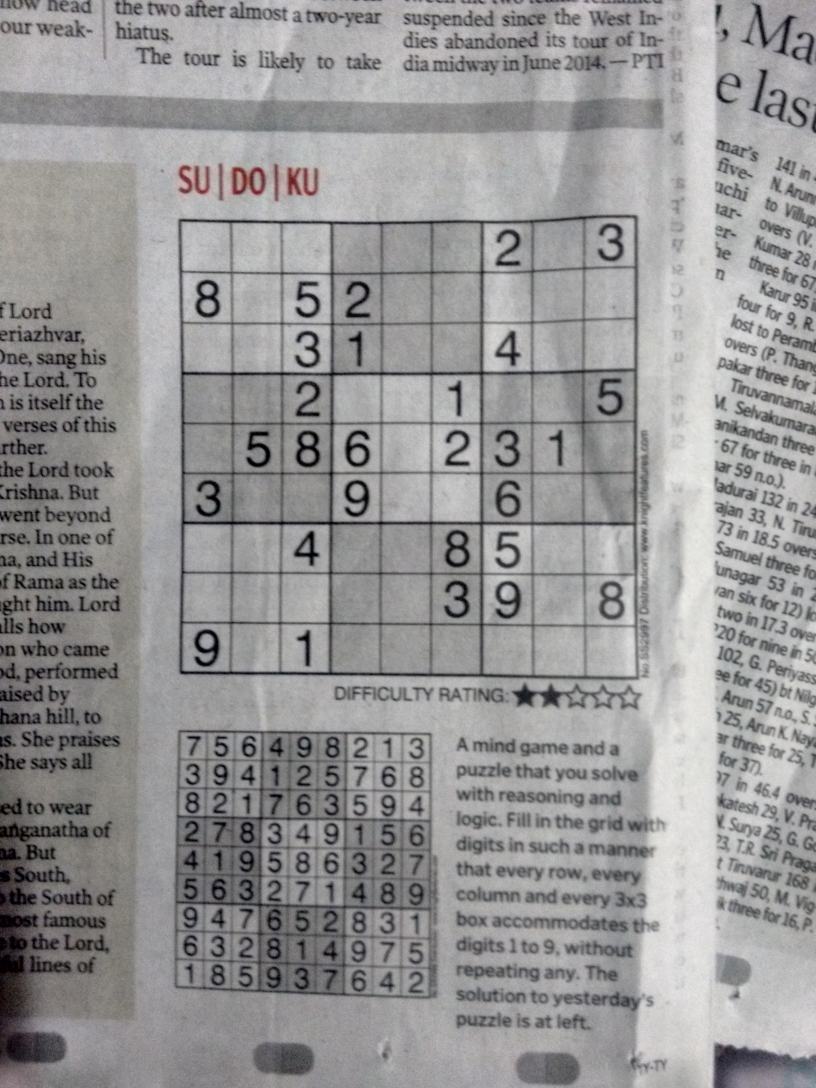
#> input picture data/test_pic/test1.jpg, 2448 x 3264 px (shown at 1/3 size)
$ python test.py   (Python 2 division)   (older library calls are emulated)
#> lines starting #> are read from the running program, lines starting #| are printed output that depends on the picture; after the words box and inside, x2 and y2 are one past the last pixel; in counts of white or black regions, pixels touching at a corner belong together
### source/sudokuExtractor.py
""" import module """
import cv2
import numpy as np

from tools import Tools
from cells import Cells


class Extractor(object):
    """ manipulate the image and extract the sudoku region """

    def __init__(self, path):
        self.tools = Tools()
        self.image = self.loadImage(path)
#> in loadImage, color_img is the input picture: shape (3264, 2448, 3); mean B, G, R 150, 149.7, 150.5
        self.preprocess()
        sudoku_image = self.cropSudoku()
        sudoku_image = self.strengthen(sudoku_image)
        self.cells = Cells(sudoku_image).cells


    def loadImage(self, path):
        """ load the Image"""
        color_img = cv2.imread(path)
        if color_img is None:
            raise IOError('Image not loaded')
        print 'Image Loaded.'
        return color_img


    def preprocess(self):
        """ image preprocessing"""
        print 'preprocessing...'
        self.image = cv2.cvtColor(self.image, cv2.COLOR_BGR2GRAY)
        self.image = self.tools.thresholdify(self.image)
#> in thresholdify, `img = cv2.adaptiveThreshold(img.astype(np.uint8), 255, cv2.ADAPTIVE_TH..`:
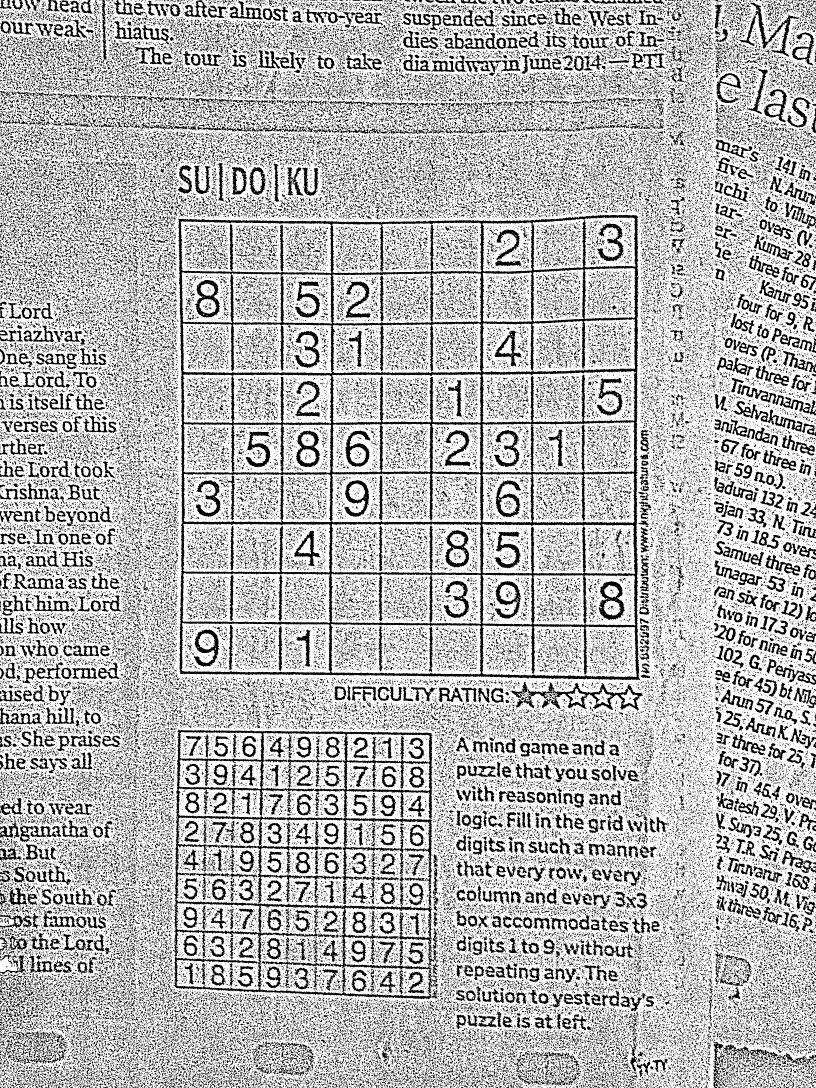
#> img: shape (3264, 2448) (shown at 1/3 size); 72.5% white; 119219 black regions (100394 under 20 px), largest, box (x1, y1, x2, y2) and area: (533, 644, 1920, 2041) 171451, (519, 2188, 1314, 2998) 68027, (1533, 2046, 1929, 2134) 8683
        kernel = cv2.getStructuringElement(cv2.MORPH_ELLIPSE, (2, 2))
        self.image = cv2.morphologyEx(self.image, cv2.MORPH_CLOSE, kernel)
        self.tools.show(self.image, 'After preprocessing.')
        print 'done'


    def cropSudoku(self):
        """ crop out the region of sudoku base on the largest contour"""
        print 'cropping out the sudoku...'
        contour = self.tools.largestContour(self.image.copy())
        sudoku_img = self.tools.cut_out_sudoku_puzzle(self.image.copy(), contour)
        self.tools.show(sudoku_img, 'Crop out.')
        print 'done.'
        return sudoku_img


    def strengthen(self, sudoku_img):
        """ use warp prespective to smooth the image"""
        print 'Strengthen the image...'
        largest = self.tools.largest4sideContour(sudoku_img.copy())
        approx = self.tools.approx(largest)
        corners = self.tools.get_rectangle_corners(approx)
        sudoku_img = self.tools.warp_perspective(corners, sudoku_img)
        self.tools.show(sudoku_img, 'Strengthen sudoku grid.')
        print 'done.'
        return sudoku_img


### source/tools.py
import cv2
import numpy as np


class Tools(object):
    """ Imaging manipulation tools """
    def show(self, img, windowName = 'Image'):
        resolution = [1280.0, 720.0]
        scale_width = resolution[0]/img.shape[1]
        scale_height = resolution[1]/img.shape[0]
        scale = min(scale_width, scale_height)
        window_width = int(img.shape[1]*scale)
        window_height = int(img.shape[0]*scale)

        cv2.namedWindow(windowName, cv2.WINDOW_NORMAL)
        cv2.resizeWindow(windowName, window_width, window_height)

        cv2.imshow(windowName, img)
        cv2.waitKey(0)
        cv2.destroyAllWindows()


    def isCV2(self):
        return cv2.__version__.startswith('2.')


    def thresholdify(self, img):
        img = cv2.adaptiveThreshold(img.astype(np.uint8), 255, cv2.ADAPTIVE_THRESH_MEAN_C,
                                    cv2.THRESH_BINARY, 11, 3)
        return 255 - img


    # [4 lines left out: function Canny, not called in this run]


    def dilate(self,img, kernel):
        cv2.dilate(img, kernel)
        return img


    def largestContour(self, img):
        if self.isCV2():
            contours, h = cv2.findContours(
                img, cv2.RETR_TREE, cv2.CHAIN_APPROX_SIMPLE)
        else:
            _, contours, h = cv2.findContours(
                img, cv2.RETR_TREE, cv2.CHAIN_APPROX_SIMPLE)
        return max(contours, key = cv2.contourArea)


    def largest4sideContour(self, img):
        if self.isCV2():
            contours, h = cv2.findContours(
                img, cv2.RETR_TREE, cv2.CHAIN_APPROX_SIMPLE)
        else:
            _, contours, h = cv2.findContours(
                img, cv2.RETR_TREE, cv2.CHAIN_APPROX_SIMPLE)

        contours = sorted(contours, key = cv2.contourArea, reverse = True)
        for cnt in contours[:min(5, len(contours))]:
            im = img.copy()
            cv2.drawContours(im, cnt, -1, (255, 255, 255), 5)
            self.show(im, 'contour')

            if len(self.approx(cnt)) == 4:
                return cnt
        return None


    def make_it_square(self, img, length = 306):
        return cv2.resize(img, (length, length))


    def area(self, img):
        return float(img.shape[0]*img.shape[1])


    def cut_out_sudoku_puzzle(self, img, contour):
        x, y, w, h = cv2.boundingRect(contour)
        img = img[y:y+h, x:x+w]
        return self.make_it_square(img, min(img.shape))


    # [5 lines left out: function binarized, not called in this run]


    def approx(self, cnt):
        peri = cv2.arcLength(cnt, True)
        app = cv2.approxPolyDP(cnt, 0.01*peri, True)
        return app


    def get_rectangle_corners(self, cnt):
        pts = cnt.reshape(4,2)
        rect = np.zeros((4,2), dtype = "float32")

        # the top-left point has the smallest sum whereas
        # bottom-right point has the largest sum
        s = pts.sum(axis = 1)
        rect[0] = pts[np.argmin(s)]
        rect[2] = pts[np.argmax(s)]

        # the top-right points has the minimum difference whereaas
        # the bottom-left points has the maximum difference
        dif = np.diff(pts, axis = 1)
        rect[1] = pts[np.argmin(dif)]
        rect[3] = pts[np.argmax(dif)]

        return rect


    def warp_perspective(self, rect, grid):
        (tl, tr, br, bl) = rect
        widthA = np.sqrt((br[0]-bl[0])**2 + (br[1]-bl[1])**2)
        widthB = np.sqrt((tr[0] - tl[0])**2 + (tr[1] - tl[1])**2)

        heightA = np.sqrt((tl[0] - bl[0])**2 + (tl[1] - bl[1])**2)
        heightB = np.sqrt((tr[0] - br[0])**2 + (tr[1] - br[1])**2)

        maxWidth = max(int(widthA), int(widthB))
        maxHeight = max(int(heightA), int(heightB))

        dst = np.array([[0,0],
         [maxWidth -1, 0],
         [maxWidth - 1, maxHeight - 1],
         [0, maxHeight - 1]],dtype = "float32")

        # calculate the perspective transform matrix and warp the perspective to grab the screen
        M = cv2.getPerspectiveTransform(rect, dst)
        warp = cv2.warpPerspective(grid, M, (maxWidth, maxHeight))
        return self.make_it_square(warp)


    def getTopLine(self, img):
        for i, row in enumerate(img):
            if np.any(row):
                return i
        return None


    def getBottomLine(self, img):
        for i in xrange(img.shape[0]-1, -1, -1):
            if np.any(img[i]):
                return i
        return None


    def getLeftLine(self, img):
        for i in xrange(img.shape[1]):
            if np.any(img[:, i]):
                return i
        return None


    def getRightLine(self, img):
        for i in xrange(img.shape[1]-1, -1, -1):
            if np.any(img[:, i]):
                return i
        return None


    def rowShift(self, img, start, end, length):
        shifted = np.zeros(img.shape)
        if start + length < 0:
            length = -start
        elif end + length > img.shape[0]:
            length = img.shape[0] - 1 - end

        for row in xrange(start, end, 1):
            shifted[row + length] = img[row]
        return shifted


    def colShift(self, img, start,end, length):
        shifted = np.zeros(img.shape)
        if start + length < 0:
            length = -start
        elif end + length > img.shape[0]:
            length = img.shape[0] - 1 - end

        for col in xrange(start, end, 1):
            shifted[:, col+length] = img[:, col]
        return shifted

### source/cells.py
"""import modules"""
import cv2
import numpy as np

from tools import Tools
from digits import Digits


class Cells(object):
    "Extract the individual cells from the sudoku imaging"

    def __init__(self, image):
        print "Extracting cells...."
        self.tools = Tools()
        self.cells = self.extract_cells(image)
        print "done."

    def extract_cells(self, image):
        """extract the cells one by one from the image
        return the list of the cells"""
        cells = []
        width, height = image.shape
        cell_size = width / 9
        i, j = 0, 0
        for r in range(0, width, cell_size):
            row = []
            j = 0
            for c in range(0, height, cell_size):
                cell = image[r:r + cell_size, c:c + cell_size]
                cell = self.tools.make_it_square(cell, 28)
               # self.tools.show(cell, 'Before clean')
                cell = self.clean(cell)
                digit = Digits(cell).digits
                #self.tools.show(cell, 'After clean')
                digit = self.center_digit(digit)
                #self.tools.show(digit, 'After centering')
                row.append(digit // 255)
                j += 1
            cells.append(row)
            i += 1
        return cells

    def clean(self, cell):
        """ morphology transfer the cells again
        try to clean more the noise points"""
        contour = self.tools.largestContour(cell.copy())
        x, y, w, h = cv2.boundingRect(contour)
        cell = self.tools.make_it_square(cell[x:x+w, y:y+h], 28)
        kernel = cv2.getStructuringElement(cv2.MORPH_ELLIPSE, (2, 2))
        cell = cv2.morphologyEx(cell, cv2.MORPH_CLOSE, kernel)
        cell = 255*(cell/130)
        return cell


    def center_digit(self, digit):
        """center digit"""
        digit = self.centerX(digit)
        digit = self.centerY(digit)
        return digit


    def centerY(self, digit):
        """ center  the Y direction"""
        top_line = self.tools.getTopLine(digit)
        bot_line = self.tools.getBottomLine(digit)
        if top_line is None or bot_line is None:
            return digit
        center_line = (top_line + bot_line) >> 1
        image_center = digit.shape[0] >> 1
        digit = self.tools.rowShift(digit, start = top_line, end = bot_line,
        length = image_center - center_line)
        return digit


    def centerX(self, digit):
        """ center the X direction"""
        left_line = self.tools.getLeftLine(digit)
        right_line = self.tools.getRightLine(digit)
        if left_line is None or right_line is None:
            return digit
        center_line = (left_line + right_line) >> 1
        image_center = digit.shape[1] >> 1
        digit = self.tools.colShift(digit, start = left_line, end = right_line,
        length = image_center - center_line)
        return digit

### source/digits.py
""" import modules"""
import Queue
import numpy as np


class Digits(object):
    """ Extract the digits from a cell image.
    implements the classic 'Largest connected components' """

    def __init__(self, image):
        self.graph = image.copy()
        self.wid, self.hei = self.graph.shape
        self.visited = [[False for _ in xrange(
            self.hei)] for _ in xrange(self.wid)]
        self.digits = [[None for _ in xrange(
            self.hei)] for _ in xrange(self.wid)]
        self.build_digits()

    def build_digits(self):
        """ search in the 1/4 to 3/4 region of the image
        find the connected components by bfs.
        find the largets componnents"""

        component_id = 0
        hei_start, hei_stop = self.hei / 4, self.hei / 4 * 3 + 1
        wid_start, wid_stop = self.wid / 4, self.wid / 4 * 3 + 1
        for i in xrange(hei_start, hei_stop):
            for j in xrange(wid_start, wid_stop):
                if not self.visited[i][j]:
                    self.bfs(i, j, component_id)
                    component_id += 1

        component_size = [0 for _ in xrange(component_id)]
        for row in self.digits:
            for cell in row:
                if cell is not None:
                    component_size[cell] += 1

        largest = component_size.index(max(component_size))
        for i in xrange(self.hei):
            for j in xrange(self.wid):
                self.digits[i][j] = 255 if self.digits[i][j] == largest else 0
        self.digits = np.asarray(self.digits, dtype=np.uint8)

    def bfs(self, i, j, component_id):
        """ breath first search"""
        queue = Queue.Queue()
        queue.put((i, j))
        while not queue.empty():
            i, j = queue.get()

            invalid_row = i not in xrange(0, self.hei)
            invalid_col = j not in xrange(0, self.wid)
            invalid_pixel = invalid_row or invalid_col or self.graph[i][j] != 255

            if invalid_pixel or self.visited[i][j]:
                continue

            self.digits[i][j] = component_id
            self.visited[i][j] = True
            for delta_i in [-1, 0, 1]:
                for delta_j in [-1, 0, 1]:
                    queue.put((i + delta_i, j + delta_j))

### source/test.py
"""test the functionality"""

from sudokuExtractor import Extractor

img_path = '../data/test_pic/test1.jpg'
print img_path
cells = Extractor(img_path)
#> in preprocess, `self.image = cv2.morphologyEx(self.image, cv2.MORPH_CLOSE, kernel)`:
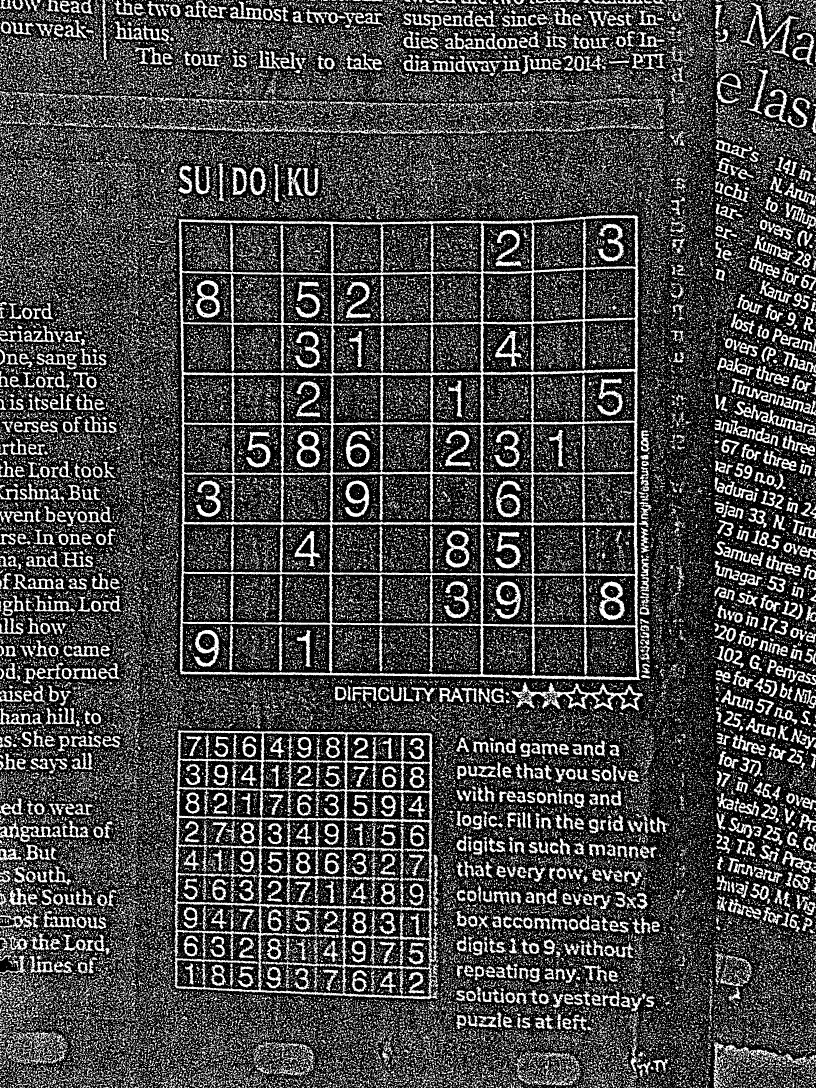
#> self.image: shape (3264, 2448) (shown at 1/3 size); 27.1% white; 75144 white regions (57098 under 20 px), largest, box (x1, y1, x2, y2) and area: (534, 645, 1921, 2041) 174491, (520, 2189, 1318, 2998) 77094, (1534, 2047, 1930, 2134) 8947
#> in largestContour, `_, contours, h = cv2.findContours( img, cv2.RETR_TREE, cv2.CHAIN_APPRO..`: contours = 78220 contours
#> in cropSudoku, `contour = self.tools.largestContour(self.image.copy())`: contour = contour of 2769 points, box (x1, y1, x2, y2) (534, 645, 1921, 2041), area 1872374
#> in cut_out_sudoku_puzzle, `x, y, w, h = cv2.boundingRect(contour)`: x = 534; y = 645; w = 1387; h = 1396
#> in largest4sideContour, `_, contours, h = cv2.findContours( img, cv2.RETR_TREE, cv2.CHAIN_APPRO..`: contours = 16907 contours, 13904 with area under 20; largest, box (x1, y1, x2, y2) and area: (0, 0, 1387, 1387) 1863335, (458, 1220, 910, 1371) 64289, (913, 310, 1373, 470) 64130, (461, 921, 910, 1070) 64063, (913, 922, 1373, 1072) 63854
#> the loop in largest4sideContour, `for cnt in contours[:min(5, len(contours))]:` made 1 pass
#> (resolution in show, scale_width in show, scale_height in show, scale in show, window_width in show, window_height in show, peri in approx, app in approx) on pass 1: ([1280, 720], 0.923, 0.519, 0.519, 720, 720, 6243.9, [[1381, 5], [2, 11], [7, 1368], [1386, 1386]])
#> pass 1, in show (call 3), `cv2.imshow(windowName, img)`:
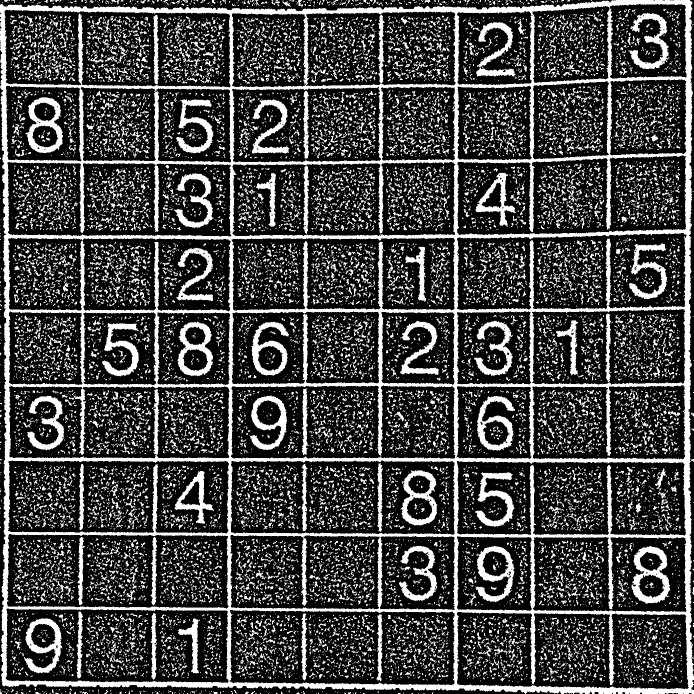
#> window 'contour': shape (1387, 1387) (shown at 1/2 size); min 0, max 255, mean 67.4
#> in strengthen, `largest = self.tools.largest4sideContour(sudoku_img.copy())`: largest = contour of 2632 points, box (x1, y1, x2, y2) (0, 0, 1387, 1387), area 1863335
#> in strengthen, `approx = self.tools.approx(largest)`: approx = [[1381, 5], [2, 11], [7, 1368], [1386, 1386]]
#> in get_rectangle_corners, `s = pts.sum(axis = 1)`: s = [1386, 13, 1375, 2772]
#> in get_rectangle_corners, `dif = np.diff(pts, axis = 1)`: dif = [-1376, 9, 1361, 0]
#> in strengthen, `corners = self.tools.get_rectangle_corners(approx)`: corners = [[2, 11], [1381, 5], [1386, 1386], [7, 1368]]
#> in warp_perspective, `(tl, tr, br, bl) = rect`: tl = [2, 11]; tr = [1381, 5]; br = [1386, 1386]; bl = [7, 1368]
#> in warp_perspective, `widthA = np.sqrt((br[0]-bl[0])**2 + (br[1]-bl[1])**2)`: widthA = 1379.1
#> in warp_perspective, `widthB = np.sqrt((tr[0] - tl[0])**2 + (tr[1] - tl[1])**2)`: widthB = 1379
#> in warp_perspective, `heightA = np.sqrt((tl[0] - bl[0])**2 + (tl[1] - bl[1])**2)`: heightA = 1357
#> in warp_perspective, `heightB = np.sqrt((tr[0] - br[0])**2 + (tr[1] - br[1])**2)`: heightB = 1381
#> in warp_perspective, `maxWidth = max(int(widthA), int(widthB))`: maxWidth = 1379
#> in warp_perspective, `maxHeight = max(int(heightA), int(heightB))`: maxHeight = 1381
#> in warp_perspective, `dst = np.array([[0,0], [maxWidth -1, 0], [maxWidth - 1, maxHeight - 1]..`: dst = [[0, 0], [1378, 0], [1378, 1380], [0, 1380]]
#> in warp_perspective, `M = cv2.getPerspectiveTransform(rect, dst)`: M = [[1.02, -0.00375, -1.99], [0.00442, 1.02, -11.19], [1.28e-05, -9.37e-08, 1]]
#> in warp_perspective, `warp = cv2.warpPerspective(grid, M, (maxWidth, maxHeight))`:
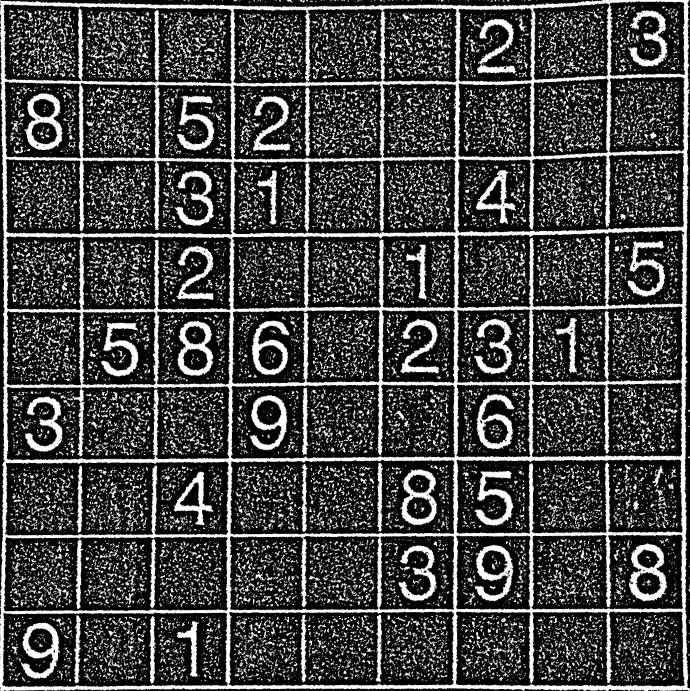
#> warp: shape (1381, 1379) (shown at 1/2 size); min 0, max 255, mean 66.1
#> call 2 of make_it_square, with length = 306
#> in make_it_square (call 2), `return cv2.resize(img, (length, length))`:
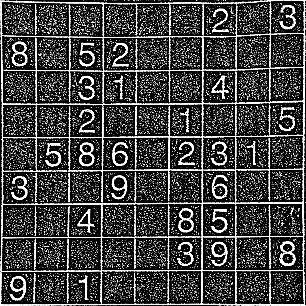
#> returned value: shape (306, 306); min 0, max 255, mean 66
#> the loop in extract_cells, `for r in range(0, width, cell_size):` made 9 passes
#> pass 1, in clean (call 2), `cell = self.tools.make_it_square(cell[x:x+w, y:y+h], 28)`:
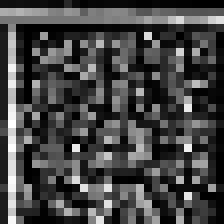
#> cell: shape (28, 28) (shown 8 times larger); min 0, max 255, mean 67.5
#> after the loop in extract_cells, `for r in range(0, width, cell_size):`:
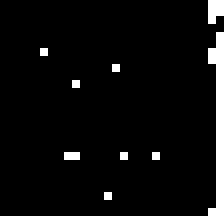
#> cell: shape (28, 28) (shown 8 times larger); 8.5% white in thin lines or dots
